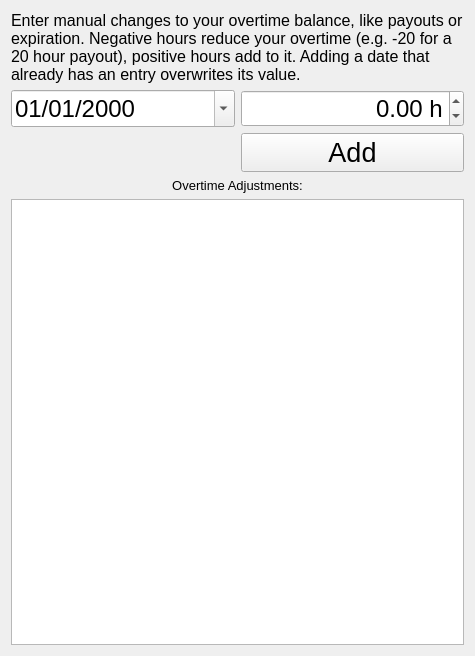
<?xml version="1.0" encoding="UTF-8"?>
<ui version="4.0">
 <class>OvertimeWindow</class>
 <widget class="QWidget" name="OvertimeWindow">
  <property name="geometry">
   <rect>
    <x>0</x>
    <y>0</y>
    <width>475</width>
    <height>656</height>
   </rect>
  </property>
  <property name="windowTitle">
   <string>Manage Overtime Adjustments</string>
  </property>
  <layout class="QVBoxLayout" name="verticalLayout">
   <item>
    <widget class="QLabel" name="label_info">
     <property name="font">
      <font>
       <pointsize>12</pointsize>
      </font>
     </property>
     <property name="text">
      <string>&lt;html&gt;&lt;head/&gt;&lt;body&gt;&lt;p&gt;Enter manual changes to your overtime balance, like payouts or expiration. Negative hours reduce your overtime (e.g. -20 for a 20 hour payout), positive hours add to it. Adding a date that already has an entry overwrites its value.&lt;/p&gt;&lt;/body&gt;&lt;/html&gt;</string>
     </property>
     <property name="wordWrap">
      <bool>true</bool>
     </property>
    </widget>
   </item>
   <item>
    <layout class="QGridLayout" name="gridLayout">
     <item row="0" column="0">
      <widget class="QDateEdit" name="date_edit">
       <property name="font">
        <font>
         <pointsize>18</pointsize>
        </font>
       </property>
       <property name="currentSection">
        <enum>QDateTimeEdit::DaySection</enum>
       </property>
       <property name="displayFormat">
        <string>dd/MM/yyyy</string>
       </property>
       <property name="calendarPopup">
        <bool>true</bool>
       </property>
      </widget>
     </item>
     <item row="0" column="1">
      <widget class="QDoubleSpinBox" name="hours_select">
       <property name="font">
        <font>
         <pointsize>18</pointsize>
        </font>
       </property>
       <property name="alignment">
        <set>Qt::AlignRight|Qt::AlignTrailing|Qt::AlignVCenter</set>
       </property>
       <property name="suffix">
        <string> h</string>
       </property>
       <property name="decimals">
        <number>2</number>
       </property>
       <property name="minimum">
        <double>-2000.000000000000000</double>
       </property>
       <property name="maximum">
        <double>2000.000000000000000</double>
       </property>
       <property name="singleStep">
        <double>0.500000000000000</double>
       </property>
      </widget>
     </item>
     <item row="1" column="1">
      <widget class="QPushButton" name="save_button">
       <property name="font">
        <font>
         <pointsize>20</pointsize>
        </font>
       </property>
       <property name="text">
        <string>Add</string>
       </property>
      </widget>
     </item>
    </layout>
   </item>
   <item>
    <widget class="QLabel" name="label_list_view">
     <property name="font">
      <font>
       <pointsize>10</pointsize>
      </font>
     </property>
     <property name="text">
      <string>Overtime Adjustments:</string>
     </property>
     <property name="alignment">
      <set>Qt::AlignCenter</set>
     </property>
    </widget>
   </item>
   <item>
    <widget class="QScrollArea" name="scrollArea">
     <property name="frameShape">
      <enum>QFrame::NoFrame</enum>
     </property>
     <property name="widgetResizable">
      <bool>true</bool>
     </property>
     <widget class="QWidget" name="scrollAreaWidgetContents">
      <property name="geometry">
       <rect>
        <x>0</x>
        <y>0</y>
        <width>457</width>
        <height>442</height>
       </rect>
      </property>
      <layout class="QVBoxLayout" name="verticalLayout_3">
       <property name="leftMargin">
        <number>0</number>
       </property>
       <property name="topMargin">
        <number>0</number>
       </property>
       <property name="rightMargin">
        <number>0</number>
       </property>
       <property name="bottomMargin">
        <number>0</number>
       </property>
       <item>
        <widget class="QListWidget" name="list_widget_dates">
         <property name="font">
          <font>
           <pointsize>12</pointsize>
          </font>
         </property>
         <property name="editTriggers">
          <set>QAbstractItemView::NoEditTriggers</set>
         </property>
         <property name="selectionMode">
          <enum>QAbstractItemView::NoSelection</enum>
         </property>
        </widget>
       </item>
      </layout>
     </widget>
    </widget>
   </item>
  </layout>
 </widget>
 <resources/>
 <connections/>
</ui>
